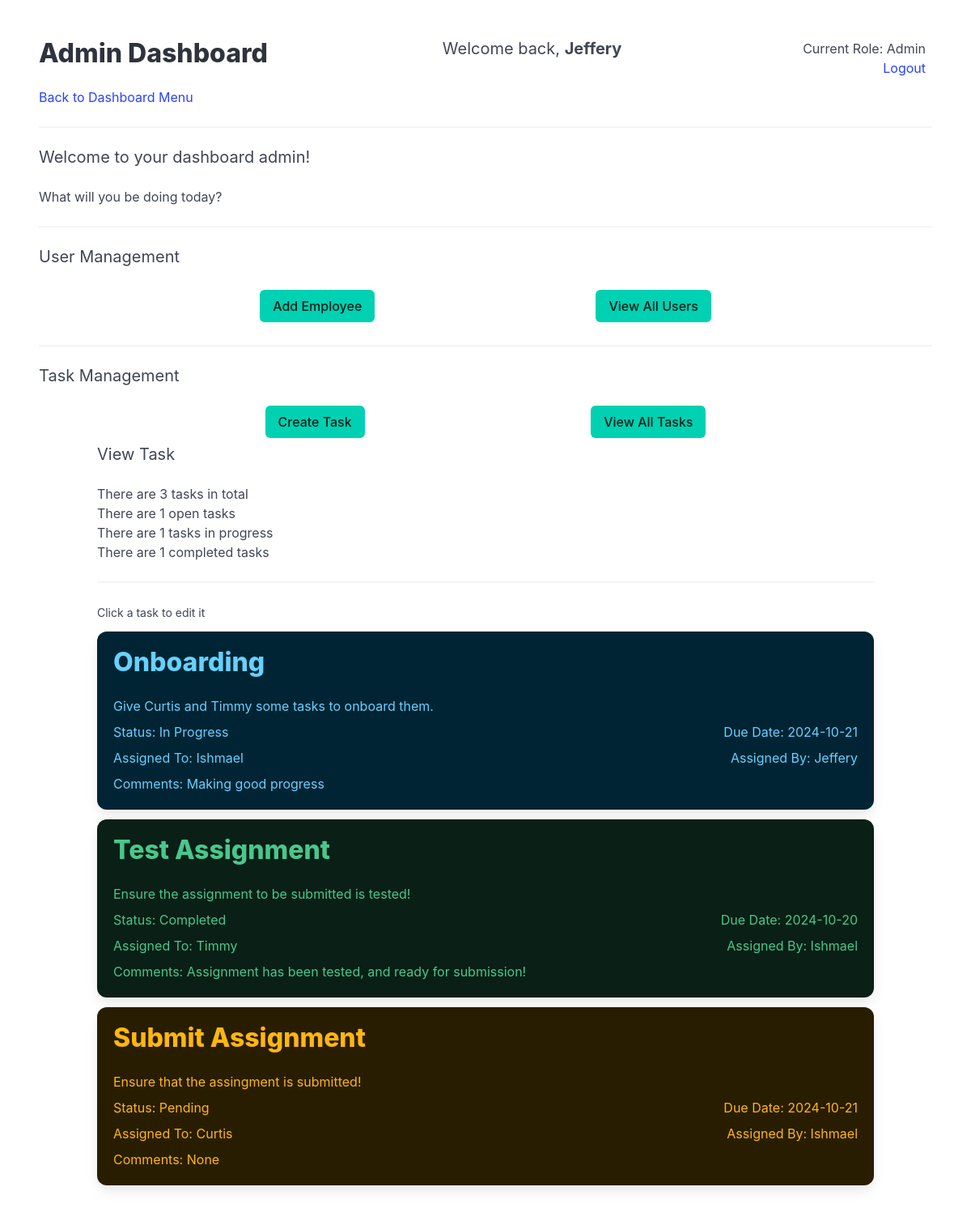
The app's page /dashboard/admin?action=viewTasks (signed in) with its own data.
### tables this page shows
CREATE TABLE `Tasks` (
  `task_id` int NOT NULL AUTO_INCREMENT,
  `title` varchar(30) DEFAULT NULL,
  `description` varchar(600) DEFAULT NULL,
  `status` enum('Pending','In Progress','Completed') NOT NULL,
  `assigned_to` int DEFAULT NULL,
  `created_by` int DEFAULT NULL,
  `due_date` date DEFAULT NULL,
  `comments` varchar(600) DEFAULT NULL,
  PRIMARY KEY (`task_id`),
  KEY `assigned_to` (`assigned_to`),
  KEY `created_by` (`created_by`),
  CONSTRAINT `Tasks_ibfk_1` FOREIGN KEY (`assigned_to`) REFERENCES `Users` (`user_id`),
  CONSTRAINT `Tasks_ibfk_2` FOREIGN KEY (`created_by`) REFERENCES `Users` (`user_id`)
);

CREATE TABLE `Users` (
  `user_id` int NOT NULL AUTO_INCREMENT,
  `username` varchar(50) DEFAULT NULL,
  `email` varchar(50) DEFAULT NULL,
  `password` varchar(100) DEFAULT NULL,
  `auth_level` int DEFAULT NULL,
  PRIMARY KEY (`user_id`)
);

### App/Controllers/DashboardAdminController.php (called while the page is built, shortened)
<?php
class DashboardAdminController implements ViewController {
    public function index() {
        Layout::render("dashboards/admin_dashboard", ['header' => 'App/Views/partials/dashboardHeader.php', 'title' => "Admin Dashboard"]);
    }
}

### Framework/Controllers/SessionManager.php (called while the page is built, shortened)
<?php
final class SessionManager {
    public static function get($key) {
        return $_SESSION[$key] ?? null;
    }
}

### App/Models/TaskRepository.php (called while the page is built, shortened)
<?php
class TaskRepository extends Repository {
    public static string $table = 'Tasks';
    public static function getAll() {
        $conn = DatabaseSingleton::getInstance();
        $sql = "SELECT * FROM " . self::$table;
        $query = $conn->query($sql);
        $raw_tasks = $query->fetch_all(MYSQLI_ASSOC);
        $tasks = [];
        foreach ($raw_tasks as $raw_task) {
            $tasks[] = Task::fromArray($raw_task);
        }
        return $tasks;
    }
}

### Framework/autoloader.php (called while the page is built, shortened)
<?php
class Psr4AutoloaderClass
{
    protected $prefixes = array();
    public function addNamespace($prefix, $base_dir, $prepend = false)
    {
        $prefix = trim($prefix, '\\') . '\\';
        $base_dir = rtrim($base_dir, DIRECTORY_SEPARATOR) . '/';
        if (isset($this->prefixes[$prefix]) === false) {
            $this->prefixes[$prefix] = array();
        }
        if ($prepend) {
            array_unshift($this->prefixes[$prefix], $base_dir);
        } else {
            array_push($this->prefixes[$prefix], $base_dir);
        }
    }
    public function loadClass($class)
    {
        $prefix = $class;
        while (false !== $pos = strrpos($prefix, '\\')) {
            $prefix = substr($class, 0, $pos + 1);
            $relative_class = substr($class, $pos + 1);
            $mapped_file = $this->loadMappedFile($prefix, $relative_class);
            if ($mapped_file) {
                return $mapped_file;
            }
            $prefix = rtrim($prefix, '\\');
        }
        return false;
    }
    protected function loadMappedFile($prefix, $relative_class)
    {
        if (isset($this->prefixes[$prefix]) === false) {
            return false;
        }
        foreach ($this->prefixes[$prefix] as $base_dir) {
            $file = $base_dir
                . str_replace('\\', '/', $relative_class)
                . '.php';
            if ($this->requireFile($file)) {
                return $file;
            }
        }
        return false;
    }
    protected function requireFile($file)
    {
        if (file_exists($file)) {
            return true;
        }
        return false;
    }
}

### App/Models/Task.php (called while the page is built, shortened)
<?php
class Task extends Model {
    public function __construct($task_id, $title, $description, $status, $assigned_to, $created_by, $due_date, $comments) {
        $this->title = $title;
        $this->description = $description;
        $this->status = match($status) {
            Status::PENDING->value => Status::PENDING,
            Status::PROGRESS->value => Status::PROGRESS,
            Status::COMPLETED->value => Status::COMPLETED,
            default => Status::PENDING
        };
        $this->due_date = $due_date;
        $this->comments = $comments;
    }
    public static function fromArray(array $data) {
        return new Task(
            $data['task_id'],
            $data['title'],
            $data['description'],
            $data['status'],
            $data['assigned_to'],
            $data['created_by'],
            $data['due_date'],
            $data['comments']
        );
    }
}

### App/Models/UserRepository.php (called while the page is built, shortened)
<?php
class UserRepository extends Repository {
    public static string $table = 'Users';
    public static function findById($key) {
        $conn = DatabaseSingleton::getInstance();
        $sql = "SELECT * FROM " . self::$table . " WHERE user_id = ?";
        $stmt = $conn->prepare($sql);
        $stmt->bind_param('i', $key);
        $stmt->execute();
        $result = $stmt->get_result();
        $data = $result->fetch_assoc();
        if ($data) {
            return User::fromArray($data);
        }
        return null;
    }
    public static function find($key) {
        return self::findById($key);
    }
}

### App/Models/User.php (called while the page is built, shortened)
<?php
class User extends Model {
    public function __construct(int $id, string $username, string $email, string $password, Roles $auth_level=Roles::GUEST) {
        $this->username = $username;
    }
    public static function fromArray(array $data) {
        $id = $data['user_id'];
        $username = $data['username'];
        $email = $data['email'];
        $password = $data['password'];
        $auth_level = match ((int) $data['auth_level']) {
            Roles::EMPLOYEE->value => Roles::EMPLOYEE,
            Roles::MANAGER->value => Roles::MANAGER,
            Roles::ADMIN->value => Roles::ADMIN,
            default => Roles::GUEST
        };
        return new User($id, $username, $email, $password, $auth_level);
    }
}

### App/Views/partials/tasks/display.php (the view, shortened to what this page needs)
<?php
echo "<small> Click a task to edit it </small>";
foreach ($tasks as $task) {
    $background_color = match($task->status) {
        Status::PENDING => 'has-background-warning-dark',
        Status::PROGRESS => 'has-background-info-dark',
        Status::COMPLETED => 'has-background-success-dark',
        default => 'has-background-danger-dark'
    };
    $text_color = match($task->status) {
        Status::PENDING => 'has-text-warning',
        Status::PROGRESS => 'has-text-info',
        Status::COMPLETED => 'has-text-success',
        default => 'has-text-danger'
    };
    echo "<a href='/task/edit?id=$task->id'>
    <div class='box is-fullwidth my-3 $background_color $text_color'>
        <h3 class='title $text_color' > $task->title</h3>
        <p> $task->description</p>
        <div class='is-flex is-flex-wrap-wrap is-justify-content-space-between my-2'>
            <p> Status: " . $task->status->value . " </p>
            <p> Due Date: $task->due_date</p>
        </div>
        <div class='is-flex is-flex-wrap-wrap is-justify-content-space-between my-2'>
            <p> Assigned To: " . UserRepository::find($task->assigned_to)->username . " </p>
            <p> Assigned By: " . UserRepository::find($task->created_by)->username . "</p>
        </div>
        <div class='content'>
            <p> Comments: " . (empty($task->comments) ? 'None' : $task->comments) . "</p>
        </div>
    </div>
    </a>";
}

### records on screen
tasks: title "Onboarding", description "Give Curtis and Timmy some tasks to onboard them.", value "In Progress", due_date "2024-10-21", assigned_to.password "Ishmael", created_by.password "Jeffery", comments "Making good progress"
tasks: title "Test Assignment", description "Ensure the assignment to be submitted is tested!", value "Completed", due_date "2024-10-20", assigned_to.password "Timmy", created_by.password "Ishmael", comments "Assignment has been tested, and ready for submission!"
tasks: title "Submit Assignment", description "Ensure that the assingment is submitted!", value "Pending", due_date "2024-10-21", assigned_to.password "Curtis", created_by.password "Ishmael", shows "None"

### other values on screen
$title "Admin Dashboard"
$username "Jeffery"
$auth_map[$auth_level ?? Roles::GUEST->value] "Admin"
count($tasks) "3"
